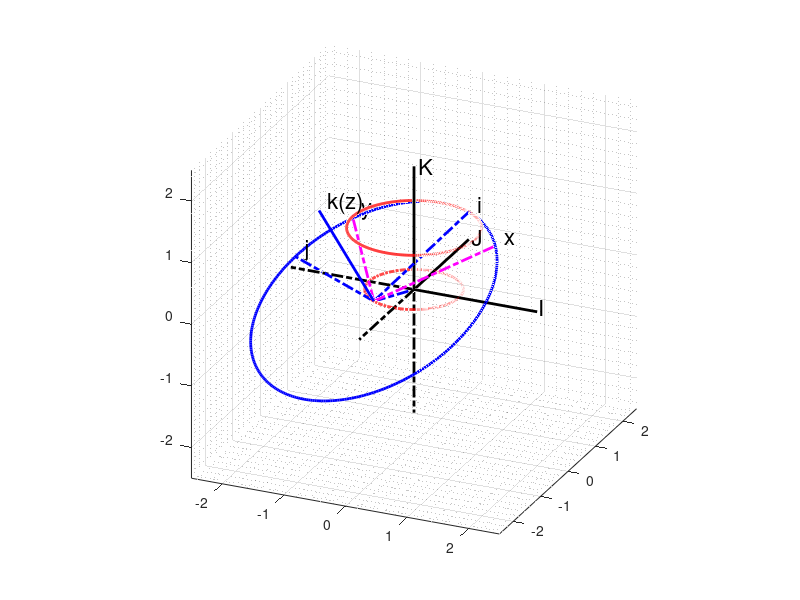

The MATLAB source for this figure:
% Plot moving 3D gear set with same size but lower part 
% (show lower semi circle). The center of the smaller half piece
% is rotating.
% And upper part.
% Mengtang Li
% Apr 15

clear; clf; close all;

figure('OuterPosition', [50 50 1000 1000]);
grid minor; grid on; hold on;
% plot frame IJK, positive and negative
plotaxisIp = plot3([0 2], [0 0], [0 0],'k','linewidth',2);
plotaxisJp = plot3([0 0], [0 2], [0 0],'k','linewidth',2);
plotaxisKp = plot3([0 0], [0 0], [0 2],'k','linewidth',2);
plotaxisIn = plot3([0 -2], [0 0], [0 0],'k-.','linewidth',2);
plotaxisJn = plot3([0 0], [0 -2], [0 0],'k-.','linewidth',2);
plotaxisKn = plot3([0 0], [0 0], [0 -2],'k-.','linewidth',2);
% specify the lengh of axis
xlim([-2.5 2.5]); ylim([-2.5 2.5]); zlim([-2.5 2.5]);
% legend('x-axis', 'y-axis', 'z-axis');
text(2.0,0.05,0.05,'I','FontSize', 16);
text(0.05,2.0,0.05,'J','FontSize', 16);
text(0.05,0.05,2.0,'K','FontSize', 16);
daspect([1 1 1]);
view(24,24);

alpha = pi/6;
beta = pi/6;
R = 1;
L = (sqrt(3)-1)*2*R;
h = L;
angle = 0:0.01:pi/6;
n = size(angle,2);

angle1 = 0:0.01:2*pi;
plot3(L/2*cos(angle1), L/2*sin(angle1), 0*angle1, 'r-.', 'linewidth',2)
plot3(R*cos(angle1), R*sin(angle1), 0*angle1+R, 'r', 'linewidth',2)
pause(2);

for i = 1:1:n
    wt = angle(i);    
    Ainv = [ (3^(1/2)*cos(2*wt))/2,  (3^(1/2)*sin(2*wt))/2,    1/2;
        -sin(2*wt),               cos(2*wt),              0;
        -cos(2*wt)/2,            -sin(2*wt)/2,         3^(1/2)/2;];    
    Binv = [ cos(-wt) sin(-wt) 0;
        -sin(-wt) cos(-wt) 0;
        0       0       1;];
    % Now the C is correct    
    C = Binv*Ainv;    
    % distance between origin and center of rotating circle
    R_x = -L/2*cos(2*wt);
    R_y = -L/2*sin(2*wt);
    R_z = 0;   
    % the rotating circle 
    theta = 0:0.02:2*pi;
    rho_x = 2*R*(cos(theta)*C(1,1)+sin(theta)*C(2,1));
    rho_y = 2*R*(cos(theta)*C(1,2)+sin(theta)*C(2,2));
    rho_z = 2*R*(cos(theta)*C(1,3)+sin(theta)*C(2,3));      
    % vertex of normal vector of radius R in moving frame 
    rho_xvt = 0+0+2*R*C(3,1);
    rho_yvt = 0+0+2*R*C(3,2);
    rho_zvt = 0+0+2*R*C(3,3);  
    % 1st point (0 deg) in moving frame 
    rho_x1 = 2*R*(cos(0)*C(1,1)+sin(0)*C(2,1));
    rho_y1 = 2*R*(cos(0)*C(1,2)+sin(0)*C(2,2));
    rho_z1 = 2*R*(cos(0)*C(1,3)+sin(0)*C(2,3));
    % 2nd point (90 deg) in moving frame 
    rho_x2 = 2*R*(cos(pi/2)*C(1,1)+sin(pi/2)*C(2,1));
    rho_y2 = 2*R*(cos(pi/2)*C(1,2)+sin(pi/2)*C(2,2));
    rho_z2 = 2*R*(cos(pi/2)*C(1,3)+sin(pi/2)*C(2,3));
    % 1st point (0 deg) in ijk frame 
    rho_i1 = 2*R*(cos(0)*Ainv(1,1)+sin(0)*Ainv(2,1));
    rho_j1 = 2*R*(cos(0)*Ainv(1,2)+sin(0)*Ainv(2,2));
    rho_k1 = 2*R*(cos(0)*Ainv(1,3)+sin(0)*Ainv(2,3));
    % 2nd point (90 deg) in ijk frame 
    rho_i2 = 2*R*(cos(pi/2)*Ainv(1,1)+sin(pi/2)*Ainv(2,1));
    rho_j2 = 2*R*(cos(pi/2)*Ainv(1,2)+sin(pi/2)*Ainv(2,2));
    rho_k2 = 2*R*(cos(pi/2)*Ainv(1,3)+sin(pi/2)*Ainv(2,3));   
    % center of moving circle in fixed frame 
    r_x = R_x + rho_x;
    r_y = R_y + rho_y;
    r_z = R_z + rho_z;
    % vertex of normal vector of radius R in fixed frame 
    r_xvt = R_x + rho_xvt; 
    r_yvt = R_y + rho_yvt; 
    r_zvt = R_z + rho_zvt;  
    % 1st point (0 deg) in fixed frame
    r_x1 = R_x + rho_x1; 
    r_y1 = R_y + rho_y1; 
    r_z1 = R_z + rho_z1;  
    % 2nd point (90 deg) in fixed frame 
    r_x2 = R_x + rho_x2;  
    r_y2 = R_y + rho_y2;  
    r_z2 = R_z + rho_z2;  
    % 1st point (0 deg) in ijk frame
    r_i1 = R_x + rho_i1; 
    r_j1 = R_y + rho_j1; 
    r_k1 = R_z + rho_k1;  
    % 2nd point (90 deg) in ijk frame 
    r_i2 = R_x + rho_i2;  
    r_j2 = R_y + rho_j2;  
    r_k2 = R_z + rho_k2; 
    % plot each frame
    plotcircle1 = plot3(r_x,r_y,r_z,'b','linewidth',2);
    plotline0 = plot3([R_x; r_xvt], [R_y; r_yvt], [R_z; r_zvt],'b','linewidth',2);
    plotline1 = plot3([R_x; 0], [R_y; 0], [R_z; 0],'b-.','linewidth',2);
    plotline2 = plot3([R_x; r_x1], [R_y; r_y1], [R_z; r_z1],'m-.','linewidth',2);
    plotline3 = plot3([R_x; r_x2], [R_y; r_y2], [R_z; r_z2],'m-.','linewidth',2);
    plotline4 = plot3([R_x; r_i1], [R_y; r_j1], [R_z; r_k1],'b-.','linewidth',2);
    plotline5 = plot3([R_x; r_i2], [R_y; r_j2], [R_z; r_k2],'b-.','linewidth',2);
    pause(0.02);
    % and delete them after some pause
    if (i < n)
        delete(plotcircle1);
        delete(plotline0);
        delete(plotline1);
        delete(plotline2);
        delete(plotline3);
        delete(plotline4);
        delete(plotline5);       
    end
    
end
text(r_i1+0.1,r_j1+0.1,r_k1+0.1,'i','FontSize', 16);
text(r_i2+0.1,r_j2+0.1,r_k2+0.1,'j','FontSize', 16);
text(r_xvt+0.1,r_yvt+0.1,r_zvt+0.1,'k(z)','FontSize', 16);
text(r_x1+0.1,r_y1+0.1,r_z1+0.1,'x','FontSize', 16);
text(r_x2+0.1,r_y2+0.1,r_z2+0.1,'y','FontSize', 16);
% text(r_xvt+0.05,r_yvt+0.05,r_zvt+0.05,'z');